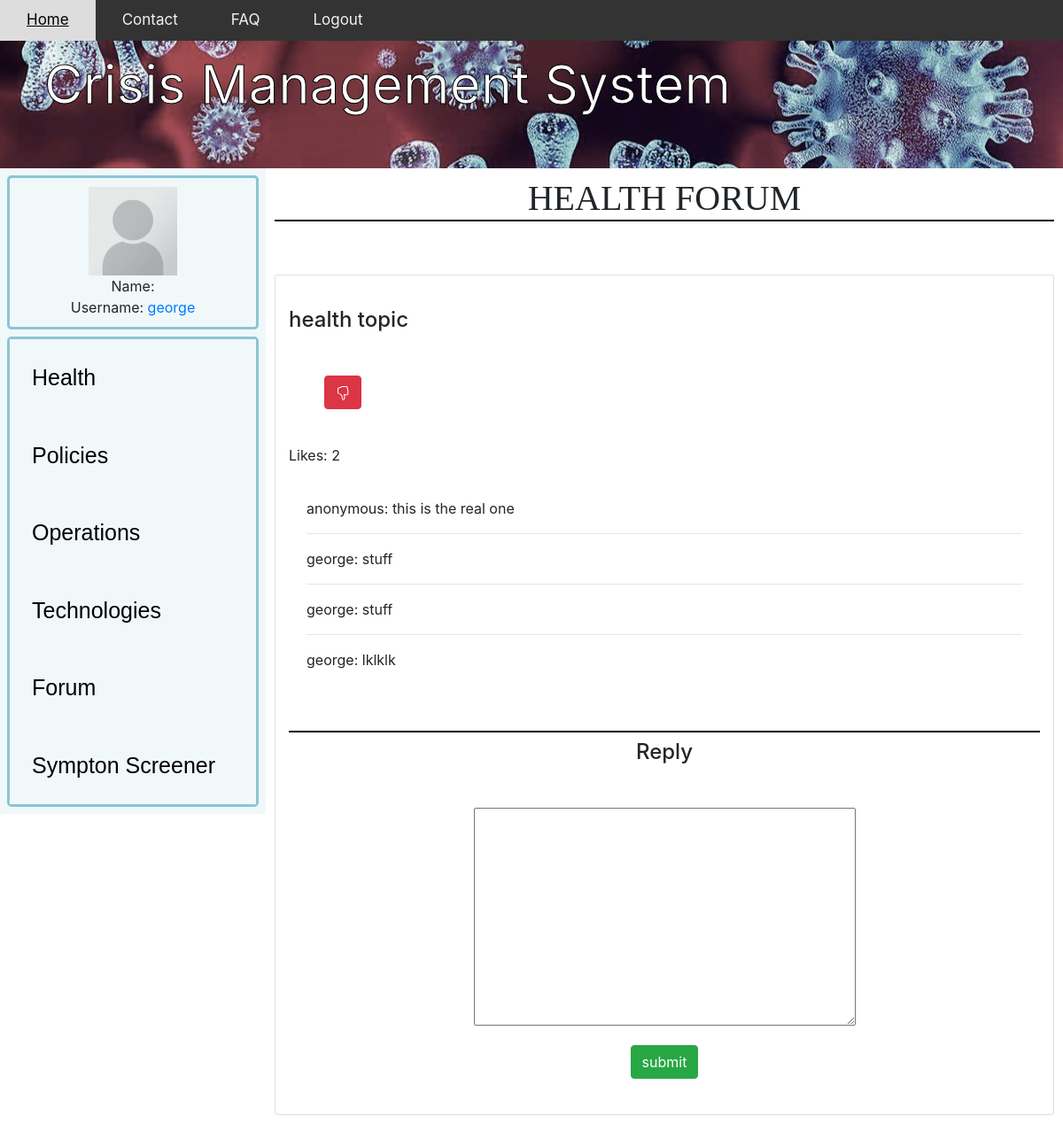
Before: /forumMain/Health/health topic/ (signed in) with the older database file.
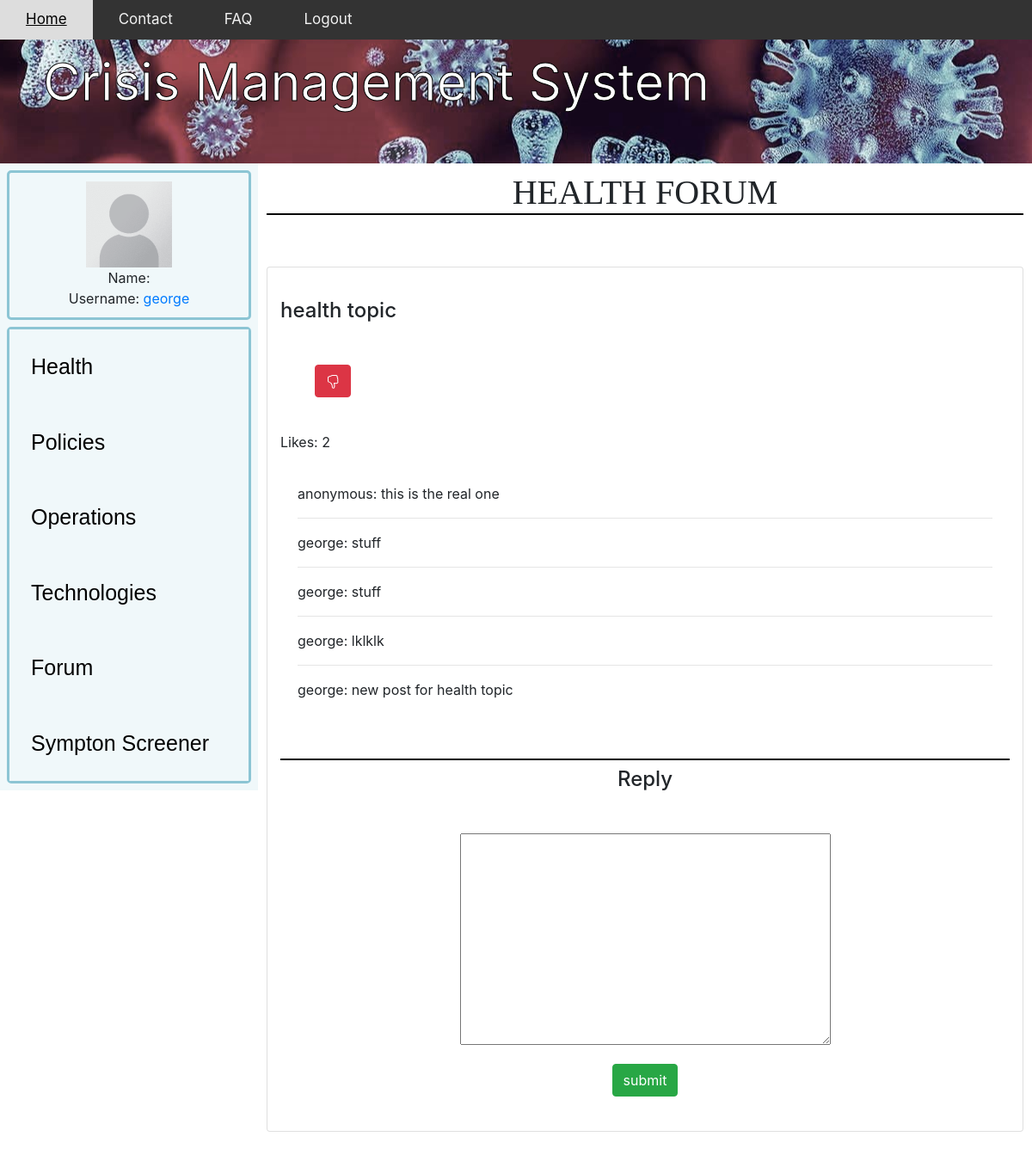
After: the same page with the newer database file.
### app/models.py (models this page shows, shortened)
class Discussion(models.Model):
    forum = models.ForeignKey(forum,blank=True,on_delete=models.CASCADE)
    discuss = models.CharField(max_length=1000)
    name=models.CharField(max_length=200,default="anonymous" )

### app/views.py (the view, shortened to what this page needs)
# urls.py: path('forumMain/<forumName>/<forumTopic>/', forumDiscussion, name='forumDiscussion'),
@login_required
def forumDiscussion(request, forumName, forumTopic):
    myForum=forum.objects.get(section=forumName, topic=forumTopic)
    discussions=[]
    discussions.append(myForum.discussion_set.all())
    form = CreateInDiscussion()
    totalLikes = myForum.totalLikes()
    liked = False
    if myForum.forumLikes.filter(id=request.user.id).exists():
        liked = True
    context={'forum' : myForum,
            'discussions' : discussions,
            'form' : form,
            'forumName' : forumName,
            'forumTopic' : forumTopic,
            'totalLikes' : totalLikes,
            'liked' : liked,
            }
    return render(request, 'forumDiscussion.html', context)

### app/forms.py
class CreateInDiscussion(ModelForm):
    class Meta:
        model= Discussion
        fields = ["discuss"]
        widgets = {
            'discuss' : Textarea(attrs={'cols': 40, 'rows': 10}),
        }
        labels = {
            'discuss' : _('')
        }

### app/models.py (called while the page is built)
    def totalLikes(self):
        return self.forumLikes.count()

### app/templates/forumDiscussion.html (shortened to what this page needs)
{% extends "app/base2.html" %}
{% load static %}
{% block content %}
<!DOCTYPE html>
<html lang="en">
<head>
    <body>
		<h1>{{forum.section}} Forum</h1>
	</body>
    <link rel="stylesheet" href="https://stackpath.bootstrapcdn.com/bootstrap/4.5.0/css/bootstrap.min.css"0>
</head>
<body>
            <div class="card-columns" style="padding: 10px; margin: 20px;"></div>
            <div class="card box container">
                <br>
                <h6 class="card-title">
                    <h4>{{forum.topic}}</h4>
                    <form style="margin: 0"  action="{% url 'like_post' forum.topic %}" method="POST">
                        {% if liked %}
                            <button type="submit", name="post_id", value="{{forum.topic}}", class="btn btn-danger"></button>
                        {% endif %}
                    </form>
                    <p>Likes: {{totalLikes}}</p>
                    <div class="card-body container">
                            <p>{{forum.name}}: {{forum.description}}</p>
                        </h6>
                        {%for discuss in discussions%}
                        {%for objs in discuss%}
                            <hr>
                        {% if objs.forum == forum %}
                        {{objs.name}}: {{objs.discuss}}
                           <br>
                        {% endif %}
                        {%endfor%}
                        {%endfor%}
                    </div>
                    <head>
                        <body>
                            <h1><br></h1>
                            <h4 ><center>Reply</center></h4>
                        </body>
                        <link rel="stylesheet" href="https://stackpath.bootstrapcdn.com/bootstrap/4.5.0/css/bootstrap.min.css"0>
                    </head>
                    <form action="{{request.path }}" method="POST" style="text-align: center;">
                        {{form.as_p}}
                        <input type="submit" class="btn btn-success" value="submit" >
                    </form>
            </div>
            <br>
            </div>
</body>
</html>
{%endblock%}

Changed rows visible on the page:
added Discussion: name "george", discuss "new post for health topic"
